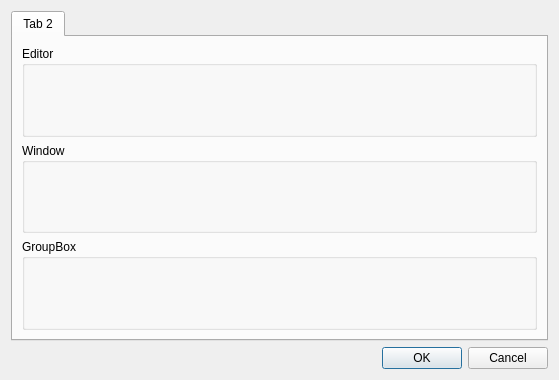
<?xml version="1.0" encoding="UTF-8"?>
<ui version="4.0">
 <class>SettingsDialog</class>
 <widget class="QDialog" name="SettingsDialog">
  <property name="geometry">
   <rect>
    <x>0</x>
    <y>0</y>
    <width>559</width>
    <height>380</height>
   </rect>
  </property>
  <property name="windowTitle">
   <string>Dialog</string>
  </property>
  <layout class="QVBoxLayout" name="verticalLayout">
   <item>
    <widget class="QTabWidget" name="tabWidget">
     <property name="currentIndex">
      <number>0</number>
     </property>
     <widget class="QWidget" name="tab_2">
      <attribute name="title">
       <string>Tab 2</string>
      </attribute>
      <layout class="QVBoxLayout" name="verticalLayout_2">
       <item>
        <widget class="QGroupBox" name="groupBox">
         <property name="title">
          <string>Editor</string>
         </property>
        </widget>
       </item>
       <item>
        <widget class="QGroupBox" name="groupBox_3">
         <property name="title">
          <string>Window</string>
         </property>
        </widget>
       </item>
       <item>
        <widget class="QGroupBox" name="groupBox_2">
         <property name="title">
          <string>GroupBox</string>
         </property>
        </widget>
       </item>
      </layout>
     </widget>
    </widget>
   </item>
   <item>
    <widget class="QDialogButtonBox" name="buttonBox">
     <property name="orientation">
      <enum>Qt::Horizontal</enum>
     </property>
     <property name="standardButtons">
      <set>QDialogButtonBox::Cancel|QDialogButtonBox::Ok</set>
     </property>
    </widget>
   </item>
  </layout>
 </widget>
 <resources/>
 <connections>
  <connection>
   <sender>buttonBox</sender>
   <signal>accepted()</signal>
   <receiver>SettingsDialog</receiver>
   <slot>accept()</slot>
   <hints>
    <hint type="sourcelabel">
     <x>248</x>
     <y>254</y>
    </hint>
    <hint type="destinationlabel">
     <x>157</x>
     <y>274</y>
    </hint>
   </hints>
  </connection>
  <connection>
   <sender>buttonBox</sender>
   <signal>rejected()</signal>
   <receiver>SettingsDialog</receiver>
   <slot>reject()</slot>
   <hints>
    <hint type="sourcelabel">
     <x>316</x>
     <y>260</y>
    </hint>
    <hint type="destinationlabel">
     <x>286</x>
     <y>274</y>
    </hint>
   </hints>
  </connection>
 </connections>
</ui>
